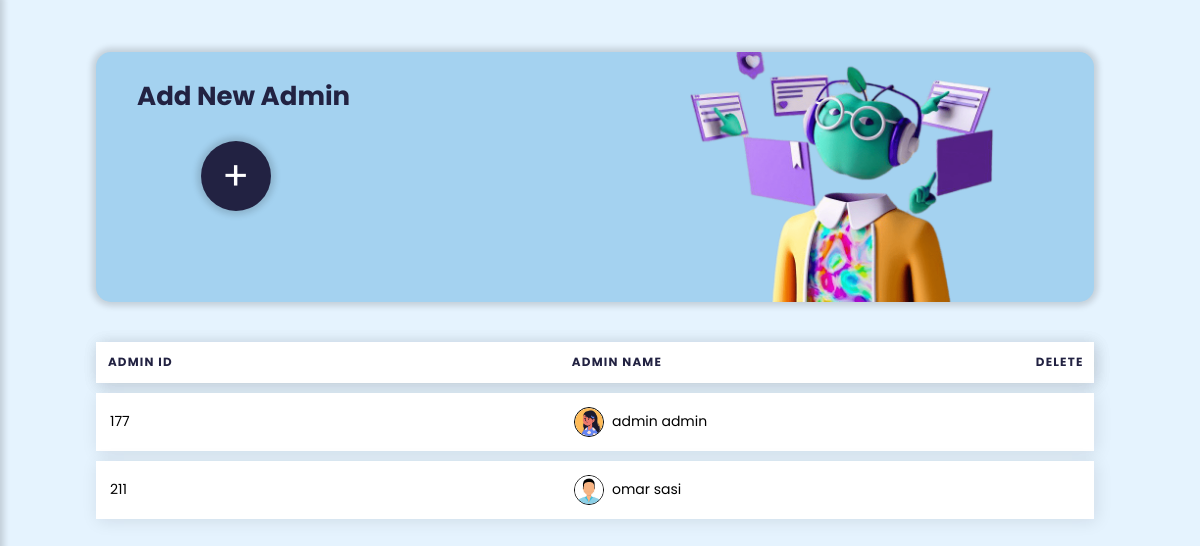
The page /UI/control_panel/admin_control_panel.php on the database its author committed.
### tables this page shows
CREATE TABLE IF NOT EXISTS `user` (
  `user_id` int(8) NOT NULL AUTO_INCREMENT,
  `full_name` varchar(50) NOT NULL,
  `password` varchar(225) NOT NULL,
  `u_img` varchar(225) DEFAULT NULL,
  `role` varchar(8) DEFAULT NULL,
  PRIMARY KEY (`user_id`)
);

### DataBase/db.php (called while the page is built, shortened)
<?php
require("Connection.php");
function executeQuery($sql,$data)
{
    global $conn;
    $pre=$conn->prepare($sql);
    $values=array_values($data);
    $types=str_repeat('s',count($values));
    $pre->bind_param($types, ...$values);
    $pre->execute();
    return $pre;
}
function selectAll($table,$condition=[])
{
    global $conn;
    $sql = "SELECT * FROM $table";
    if(empty($condition)){
        $pre = $conn->prepare($sql);
        $pre->execute();
        $records=$pre->get_result()->fetch_all(MYSQLI_ASSOC);
        return $records;
    }
    else{
        $c=0;
        foreach($condition as $key => $value){
            if ($c === 0) {
                $sql = $sql . " WHERE $key=?";
            } else {
                $sql=$sql . " AND $key=?";
            }
            $c++;
        }
        $pre = executeQuery($sql,$condition);
        $records=$pre->get_result()->fetch_all(MYSQLI_ASSOC);
        return $records;
    }
}

### UI/control_panel/admin_control_panel.php (the view, shortened to what this page needs)
<?php
$table="user";
$condition=["role"=>'admin'];
$admins=selectAll($table,$condition);
?>
<!DOCTYPE html>
<html lang="en">
    <head>
        <link rel="stylesheet" href="../../css/controlpanel_groups_teacher_student_files.css">
        <link rel="stylesheet" href="https://maxst.icons8.com/vue-static/landings/line-awesome/line-awesome/1.3.0/css/line-awesome.min.css">
    </head>
<body id="b-vlightblue">
<header class="main_icon">
</header>
<div class="main-content">
    <div class="header-box admin">
        <div class="header-box-content-table">
            <h2>Add New Admin</h2><br>
            <a href="<?php echo BASE_URL . '/UI/control_panel/create_admin.php' ?>">
                <button class="btn-create">+</button>
            </a>
        </div>
        <img class="file_image_3d" src="../../sources/image/admin_image_3d.png" >
    </div>
    <div class="table-box">
        <table class="table">
            <thead>
                <tr>
                    <th scope="col">Admin Id</th>
                    <th scope="col">Admin Name</th>
                    <th scope="col" width="70px">Delete</th>
                </tr>
            </thead>
            <tbody>
            <?php foreach($admins as $key => $admin):?>
                <tr id="<?php echo $admin['user_id'] ?>">
                    <td data-label="tr-id"><?php echo $admin['user_id'] ?></td>
                    <td data-label="tr-name"><img src="<?php echo BASE_URL . '/sources/image/' . $admin['u_img']; ?>" class="tab-img" style="width: 30px; height: 30px;border-radius:100%;"><?php echo $admin['full_name'] ?></td>
                    <td data-label="delete"><a  onclick="return confirmDelete()" href="admin_control_panel.php?deleteID=<?php echo $admin['user_id']; ?>"><i class="las la-trash-alt ticon delet"></i></a></td>
                </tr>
            <?php endforeach; ?>
            </tbody>
        </table>
    </div>
</div>
</body>
</html>

### css/controlpanel_groups_teacher_student_files.css (style rules this page uses)
:root { --darkblue:#2A3D6C ; --vdarkblue:#222242 ; --orange:#FFBA5F; --lightorange:#fcc680; --shadow1:rgba(17,17,26,0.1) 2px 2px 16px; --shadow2:0 0 0.375rem 0.25rem rgb(0 0 0 / 15%); --lightblue:#A4D2F0; --lightgreen:#D8E6D6; --vlightblue:#e5f3fe; --darkgreen:#53744A; --red:#D92A2A; }
* { padding: 0; margin: 0; text-decoration: none; list-style-type: none; box-sizing: border-box; font-family: "Poppins", sans-serif; }
body { overflow-x: hidden; }
a:is(:link,:active,:hover).active { font-weight: bolder; font-size: 18px; }
.main-content { margin-left:290px; width: calc(100vw - 290px); transition: margin-left 300ms; padding: 1rem 6rem; }
header { display: flex; align-items: center; }
.header-box { height: 250px; width: 99%; box-shadow: var(--shadow2); background: var(--lightblue); margin-top: 20px; border-radius: 15px; }
.header-box img { width: 420px; float: right; margin-right: 100px; }
.btn-create { border: none; border-radius: 100%; width: 70px; height: 70px; font-size: 40px; color: #FFFFFF; font-style: bold; background: var(--vdarkblue); box-shadow: var(--shadow2); transition : background-color 0.3s; }
@media only screen and (max-width:1334px) { .header-box img { margin-top: 0rem; margin-right: .3rem; width: 440px; } }
@media only screen and (max-width:1370px) { .header-box img { margin-top: 0rem; margin-right: .1rem; width: 400px; } }
@media only screen and (max-width:1280px) { .main-content { width: 100vw; margin-left: 0; } }
#b-vlightblue { background: var(--vlightblue); }
.header-box-content-table { float: left; padding:25px; }
.header-box-content-table { text-align: center; }
.header-box-content-table h2 { font-size: 26px; padding-left: 1rem; color: var(--vdarkblue); }
.table-box { width:99%; box-shadow: var(--shadow); margin-top: 30px; border-radius: 10px; float: left; }
table { border-collapse: separate; margin: 0; padding: 0; width: 100%; font-size: 14px; border-radius: 10px; table-layout: fixed; border-spacing: 0 10px; }
table tr { padding: .15em; margin-bottom: 10px; box-shadow: var(--shadow1); }
thead { box-shadow: var(--shadow1); color: var(--vdarkblue); }
table th,table td { padding: 1em; text-align: left; background: #FFFFFF; }
table th { font-size: .85em; letter-spacing: .1em; text-transform: uppercase; }
.tab-img { display: inline-block; width: 30px; height: 30px; vertical-align: middle; border: 1px solid #000; border-radius:100%; margin-right: 8px; }
.ticon { padding: 5px; background: var(--gray); border-radius: 4px; width: 15px; height: 15px; text-align: center; font-size: 20px; margin-left: 10px; }
.ticon.delet { color: var(--red); }
.header-box.admin { height: 250px; width: 99%; box-shadow: var(--shadow2); background: var(--lightblue); margin-top: 20px; border-radius: 15px; }
.header-box.admin img { width:auto; height: 250px; float: right; margin-right: 100px; }

### rows shown on the page
user: user_id "177", u_img (picture), full_name "admin admin"
user: user_id "211", u_img (picture), full_name "omar sasi"
